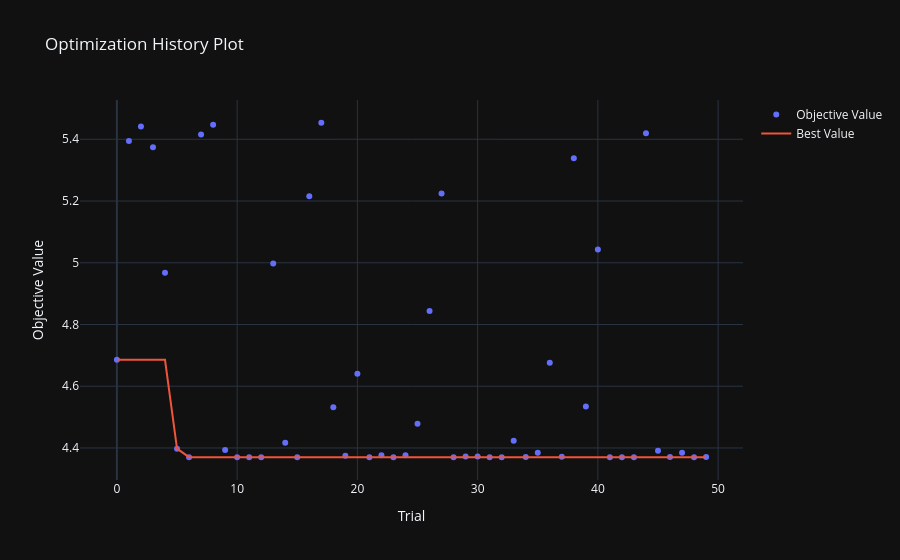
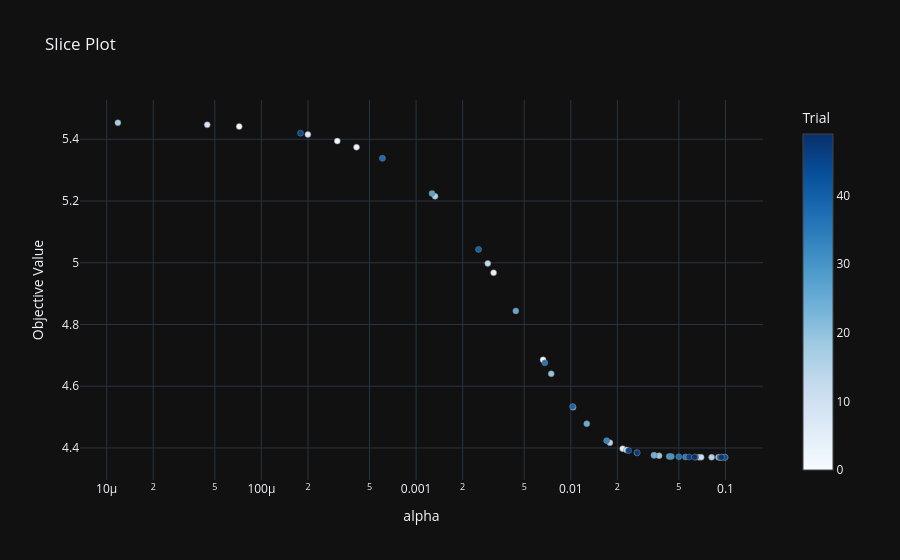

The notebook cell saved with these charts, in order:
### Markdown cell above
# Análisis con Optuna

### Code cell
GD0 = GradientDescent(func0, Table(pd.DataFrame(), ["X","Y","Alpha","Iteration","Z min", "Z max","Z end", "X min", "Y min"]))
GD0.run()

### Figure 1 — Plotly figure (JSON) as saved in the notebook; plotly's stock layout.template omitted (floating-point values rounded to 4 significant figures)
{"data": [{"mode": "markers", "name": "Objective Value", "x": [0, 1, 2, 3, 4, 5, 6, 7, 8, 9, 10, 11, 12, 13, 14, 15, 16, 17, 18, 19, 20, 21, 22, 23, 24, 25, 26, 27, 28, 29, 30, 31, 32, 33, 34, 35, 36, 37, 38, 39, 40, 41, 42, 43, 44, 45, 46, 47, 48, 49], "y": [4.686, 5.394, 5.441, 5.374, 4.968, 4.398, 4.37, 5.416, 5.447, 4.393, 4.37, 4.37, 4.37, 4.998, 4.417, 4.37, 5.215, 5.454, 4.532, 4.375, 4.64, 4.37, 4.376, 4.37, 4.376, 4.479, 4.844, 5.224, 4.37, 4.373, 4.372, 4.37, 4.37, 4.424, 4.371, 4.385, 4.676, 4.371, 5.338, 4.534, 5.043, 4.37, 4.37, 4.37, 5.42, 4.391, 4.371, 4.384, 4.37, 4.37], "type": "scatter"}, {"mode": "lines", "name": "Best Value", "x": [0, 1, 2, 3, 4, 5, 6, 7, 8, 9, 10, 11, 12, 13, 14, 15, 16, 17, 18, 19, 20, 21, 22, 23, 24, 25, 26, 27, 28, 29, 30, 31, 32, 33, 34, 35, 36, 37, 38, 39, 40, 41, 42, 43, 44, 45, 46, 47, 48, 49], "y": [4.686, 4.686, 4.686, 4.686, 4.686, 4.398, 4.37, 4.37, 4.37, 4.37, 4.37, 4.37, 4.37, 4.37, 4.37, 4.37, 4.37, 4.37, 4.37, 4.37, 4.37, 4.37, 4.37, 4.37, 4.37, 4.37, 4.37, 4.37, 4.37, 4.37, 4.37, 4.37, 4.37, 4.37, 4.37, 4.37, 4.37, 4.37, 4.37, 4.37, 4.37, 4.37, 4.37, 4.37, 4.37, 4.37, 4.37, 4.37, 4.37, 4.37], "type": "scatter"}, {"marker": {"color": "#cccccc"}, "mode": "markers", "name": "Infeasible Trial", "showlegend": false, "x": [], "y": [], "type": "scatter"}], "layout": {"title": {"text": "Optimization History Plot"}, "xaxis": {"title": {"text": "Trial"}}, "yaxis": {"title": {"text": "Objective Value"}}}}

### Figure 2 — Plotly figure (JSON) as saved in the notebook; plotly's stock layout.template omitted (floating-point values rounded to 4 significant figures)
{"data": [{"marker": {"color": [0, 1, 2, 3, 4, 5, 6, 7, 8, 9, 10, 11, 12, 13, 14, 15, 16, 17, 18, 19, 20, 21, 22, 23, 24, 25, 26, 27, 28, 29, 30, 31, 32, 33, 34, 35, 36, 37, 38, 39, 40, 41, 42, 43, 44, 45, 46, 47, 48, 49], "colorbar": {"title": {"text": "Trial"}, "x": 1.0, "xpad": 40}, "colorscale": [[0.0, "rgb(247,251,255)"], [0.125, "rgb(222,235,247)"], [0.25, "rgb(198,219,239)"], [0.375, "rgb(158,202,225)"], [0.5, "rgb(107,174,214)"], [0.625, "rgb(66,146,198)"], [0.75, "rgb(33,113,181)"], [0.875, "rgb(8,81,156)"], [1.0, "rgb(8,48,107)"]], "line": {"color": "Grey", "width": 0.5}}, "mode": "markers", "name": "Feasible Trial", "showlegend": false, "x": [0.006619, 0.0003095, 7.188e-05, 0.0004121, 0.00317, 0.02164, 0.06741, 0.0001998, 4.466e-05, 0.02291, 0.09012, 0.0696, 0.09172, 0.002906, 0.0179, 0.08131, 0.001326, 1.182e-05, 0.01035, 0.03723, 0.007473, 0.09373, 0.03459, 0.09384, 0.03449, 0.01268, 0.004412, 0.001268, 0.09861, 0.04324, 0.04465, 0.0994, 0.09496, 0.01705, 0.05514, 0.02676, 0.006793, 0.04991, 0.0006059, 0.01028, 0.002534, 0.09216, 0.06399, 0.0992, 0.000179, 0.02362, 0.05809, 0.02685, 0.09402, 0.0631], "y": [4.686, 5.394, 5.441, 5.374, 4.968, 4.398, 4.37, 5.416, 5.447, 4.393, 4.37, 4.37, 4.37, 4.998, 4.417, 4.37, 5.215, 5.454, 4.532, 4.375, 4.64, 4.37, 4.376, 4.37, 4.376, 4.479, 4.844, 5.224, 4.37, 4.373, 4.372, 4.37, 4.37, 4.424, 4.371, 4.385, 4.676, 4.371, 5.338, 4.534, 5.043, 4.37, 4.37, 4.37, 5.42, 4.391, 4.371, 4.384, 4.37, 4.37], "type": "scatter"}], "layout": {"title": {"text": "Slice Plot"}, "xaxis": {"title": {"text": "alpha"}, "type": "log"}, "yaxis": {"title": {"text": "Objective Value"}}}}
